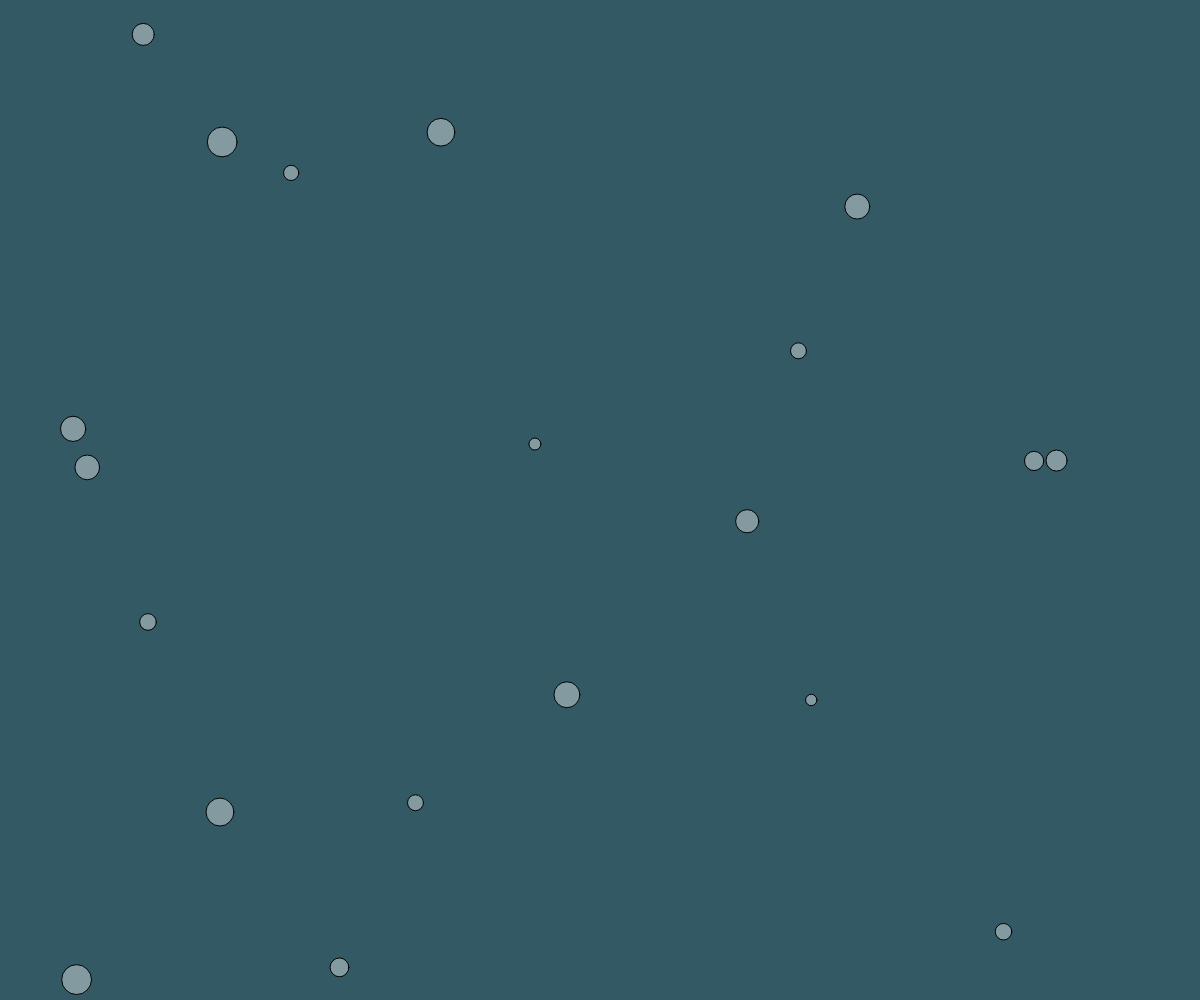
Frame 1 (no input)
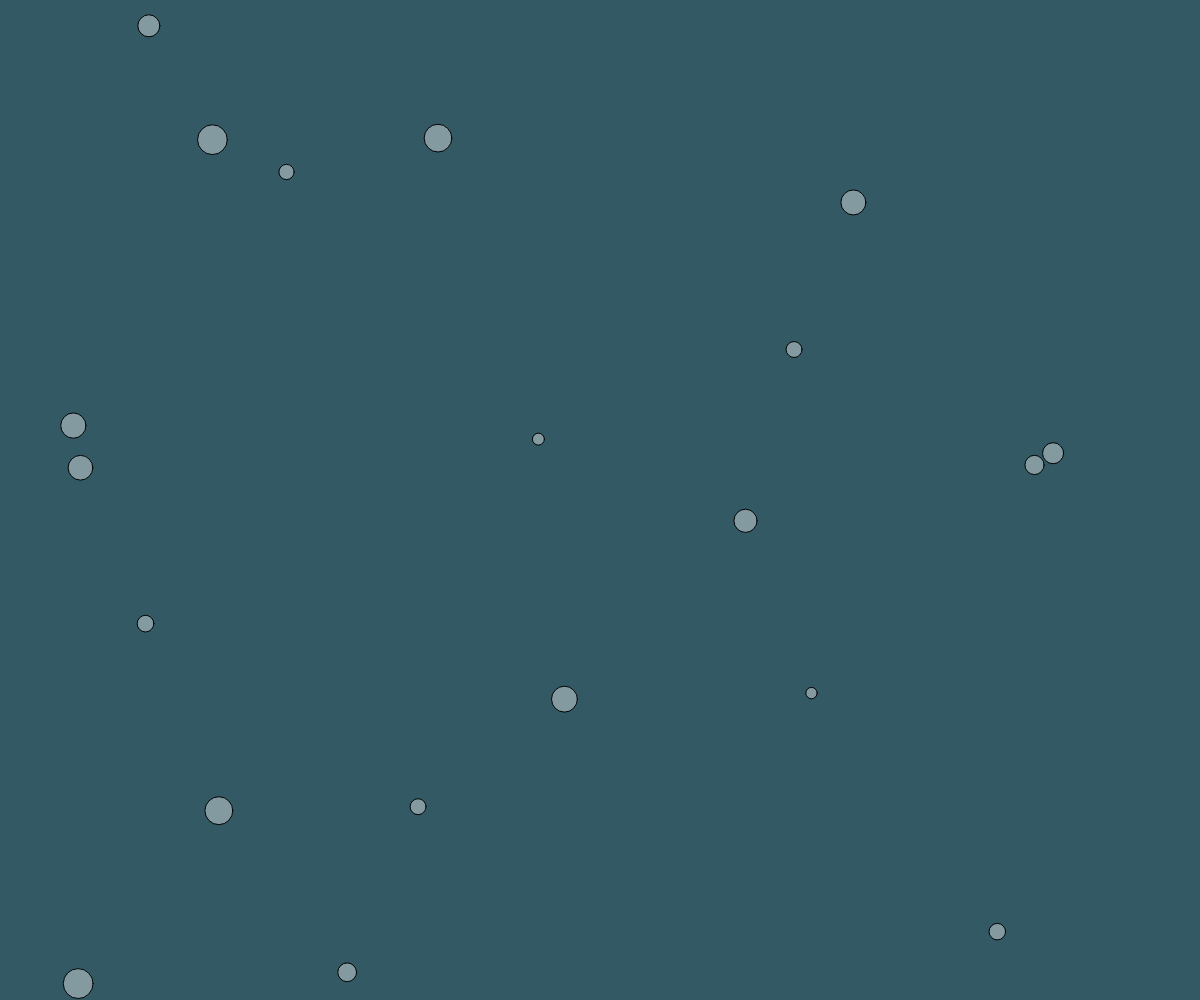
Frame 60 (no input)
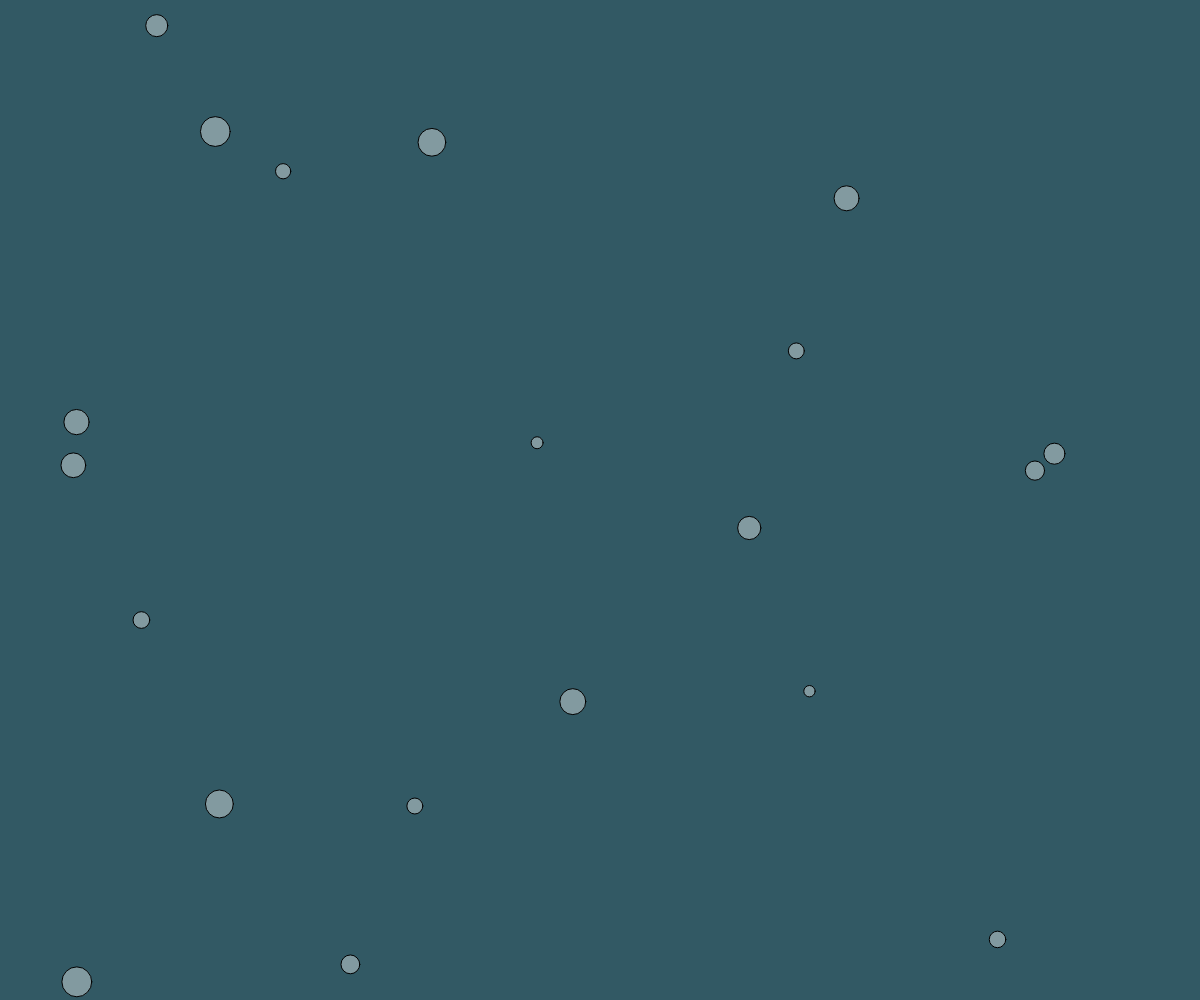
Frame 120 (the mouse pressed at the canvas centre since frame 60)

The p5.js sketch that drew these frames (run headless with seeded random() and noise() and a simulated clock; from frame 60 on, the mouse is pressed at the canvas centre):

// p5.js sketch
// ── sketch.js
var bugs = [];

function setup() {
  createCanvas(windowWidth, windowHeight);

  for (var i=0; i<20; i++) {
    bugs.push(new Jitter());
  }
}



function mousePressed(){
      for (var i=0; i<bugs.length; i++) {
        bugs[i].clicked();
  }
}


function draw() {
  background(50, 89, 100);
  for (var i=0; i<bugs.length; i++) {
    bugs[i].move();
    bugs[i].display();
  }
}

// ── Jitter.js
function Jitter() {
  this.x = random(width);
  this.y = random(height);   
  this.diameter = random(10, 30);
  this.col = color(255,100);
  this.speed = 1;   

  this.move = function() {
    this.x += random(-this.speed, this.speed);
    this.y += random(-this.speed, this.speed);           
  };
    

  this.clicked = function(){
      var distanse = dist(mouseX,mouseY,this.x,this.y);
      var r = this.diameter / 2;
      if (distanse < r ){
           this.col = color(255, 49, 130);
          }
  };
  this.display = function() {
    fill(this.col)
    ellipse(this.x, this.y, this.diameter, this.diameter);
  };
}
